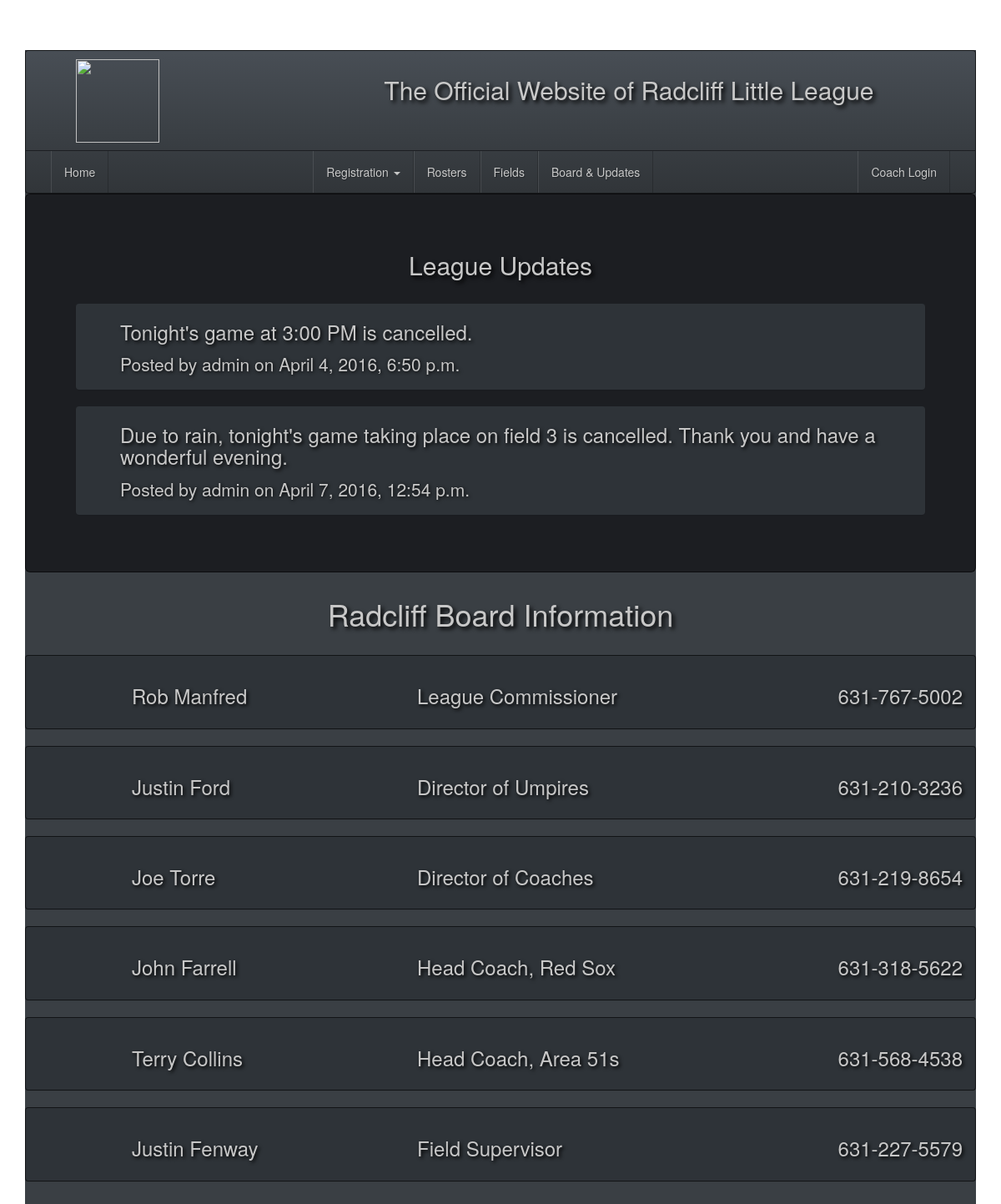
The page /league/ on the database its author committed.
### core/models.py (models this page shows, shortened)
class Update(models.Model):
    title = models.CharField(max_length=300)
    description = models.TextField(null=True, blank=True)
    created_at = models.DateTimeField(auto_now_add=True)
    user = models.ForeignKey(User)

### core/views.py (the view)
# urls.py: url(r'^league/$', UpdateList.as_view(), name='update_list'),
class UpdateList(ListView):
    model = Update
    template_name = "update/update_list.html"
    def get_context_data(self, **kwargs):
        context = super(UpdateList, self).get_context_data(**kwargs)
        update_list = Update.objects.all()[:2]
        context['update_list'] = update_list
        return context

### templates/update/update_list.html
{% extends 'base.html' %}
{% block content %}
<div class="jumbotron">
    <h2 align="center" style="padding-bottom:20px">League Updates</h2>
    {% for update in update_list %}
    <div class="panel">
        <h3>{{ update.description }}</h3>
        <p>Posted by {{ update.user.username }} on {{ update.created_at }}</p>
    </div>
    {% endfor %}
</div>
<h1 align="center" style="padding-bottom:20px">Radcliff Board Information</h1>
<div class="panel panel-default">
    <div class="panel-body">
        <div class="row">
            <div class="col-md-4" align="left" id="test">
                <h3>Rob Manfred</h3>
            </div>
            <div class="col-md-4">
                <h3>League Commissioner</h3>
            </div>
            <div class="col-md-4" align="right">
                <h3>631-767-5002</h3>
            </div>
        </div>
    </div>
</div>
<div class="panel panel-default">
    <div class="panel-body">
        <div class="row">
            <div class="col-md-4" align="left" id="test">
                <h3>Justin Ford</h3>
            </div>
            <div class="col-md-4">
                <h3>Director of Umpires</h3>
            </div>
            <div class="col-md-4" align="right">
                <h3>631-210-3236</h3>
            </div>
        </div>
    </div>
</div>
<div class="panel panel-default">
    <div class="panel-body">
        <div class="row">
            <div class="col-md-4" align="left" id="test">
                <h3>Joe Torre</h3>
            </div>
            <div class="col-md-4">
                <h3>Director of Coaches</h3>
            </div>
            <div class="col-md-4" align="right">
                <h3>631-219-8654</h3>
            </div>
        </div>
    </div>
</div>
<div class="panel panel-default">
    <div class="panel-body">
        <div class="row">
            <div class="col-md-4" align="left" id="test">
                <h3>John Farrell</h3>
            </div>
            <div class="col-md-4">
                <h3>Head Coach, Red Sox</h3>
            </div>
            <div class="col-md-4" align="right">
                <h3>631-318-5622</h3>
            </div>
        </div>
    </div>
</div>
<div class="panel panel-default">
    <div class="panel-body">
        <div class="row">
            <div class="col-md-4" align="left" id="test">
                <h3>Terry Collins</h3>
            </div>
            <div class="col-md-4">
                <h3>Head Coach, Area 51s</h3>
            </div>
            <div class="col-md-4" align="right">
                <h3>631-568-4538</h3>
            </div>
        </div>
    </div>
</div>
<div class="panel panel-default">
    <div class="panel-body">
        <div class="row">
            <div class="col-md-4" align="left" id="test">
                <h3>Justin Fenway</h3>
            </div>
            <div class="col-md-4">
                <h3>Field Supervisor</h3>
            </div>
            <div class="col-md-4" align="right">
                <h3>631-227-5579</h3>
            </div>
        </div>
    </div>
</div>
{% endblock %}

### static/css/base.css (style rules this page uses)
body { padding-top: 60px; background: url('http://wallbackhd.com/wp-content/uploads/2016/02/Baseball-Wallpaper.jpg'); background-repeat: no-repeat; background-position: center center; background-attachment: fixed; }
h2 { text-shadow: 3px 3px 5px #000000; }
h1 { text-shadow: 3px 3px 5px #000000; }
h3 { text-shadow: 2px 2px 4px #000000; }
p { text-shadow: 1px 1px 4px #000000; }
.row { padding-left: 60px; }
.panel { padding-left: 52px; }

### rows shown on the page
Update: description "Tonight's game at 3:00 PM is cancelled.", user.username "admin", created_at "April 4, 2016, 6:50 p.m."
Update: description "Due to rain, tonight's game taking place on field 3 is cancelled. Thank you and have a wonderful evening.", user.username "admin", created_at "April 7, 2016, 12:54 p.m."
